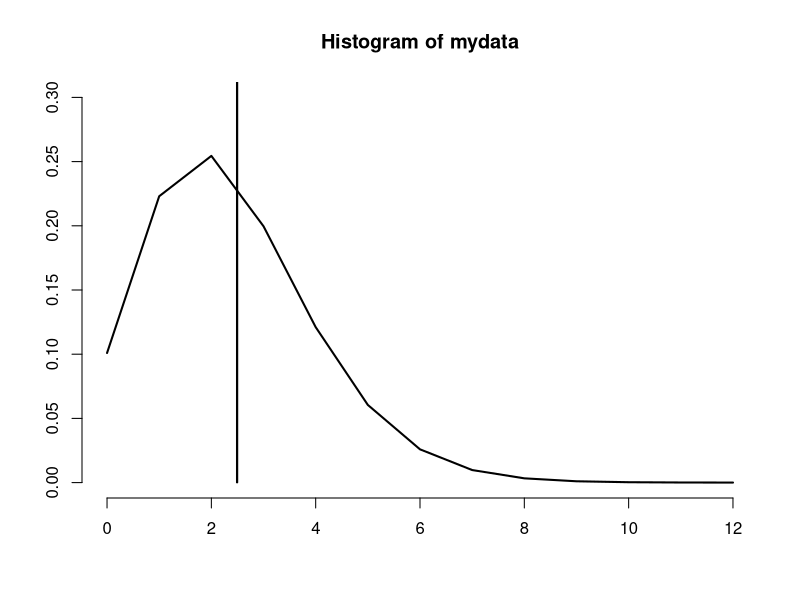

Reproduce this figure in R.

mydata=c(2.487, 2.493, 2.495, 2.493, 2.504, 2.485, 2.483, 2.502,
  2.494, 2.490, 2.487, 2.489);
n=length(mydata);
ybar=mean(mydata);
mysd=sd(mydata);
print(ybar)
print(c(ybar-1.96*0.01/sqrt(n), 
ybar+1.96*0.01/sqrt(n)))

### Bayesian method starts from here
sigma=0.01;
sigma2=sigma^2;
### prior mean mu0= 2.5; sigma02=1;
mu0=2.5
sigma02=1;
###
### post dist of the underlying mean 
post.sd= sqrt(1/( (n/sigma2)+1/sigma02   ))
post.mn= (n*ybar/sigma2+ mu0/sigma02)/((n/sigma2)+1/sigma02)
qnorm(c(0.025, 0.975), post.mn, post.sd)

## predictive distribution of a future observation 
pred.mn= post.mn
pred.sd= sqrt(post.sd^2+ 0.01^2)
### prediction interval 
qnorm(c(0.025,0.975), pred.mn, pred.sd)




capn=20000
theta.post=rgamma(capn, n*mean(mydata)+1, rate= (n+1));
pred.prob.0= mean(exp(-theta.post)); 
pred.prob.1= mean(exp(-theta.post)*theta.post);
pred.prob.2= mean(exp(-theta.post)*theta.post^2/2);
f1=function(para) dpois((0:12), para)
out=sapply(theta.post,f1)
pred.prob=apply(out, 1, mean)
hist(mydata, prob=T, nclass=8, ylim=c(0, 0.3), xlim=c(0, 12), 
     xlab="", ylab="")
par(new=T)
plot(c(0:12), as.numeric(pred.prob),
     type="l", lwd=2, ylim=c(0, 0.3), ylab="", xlab="", axes=F)
